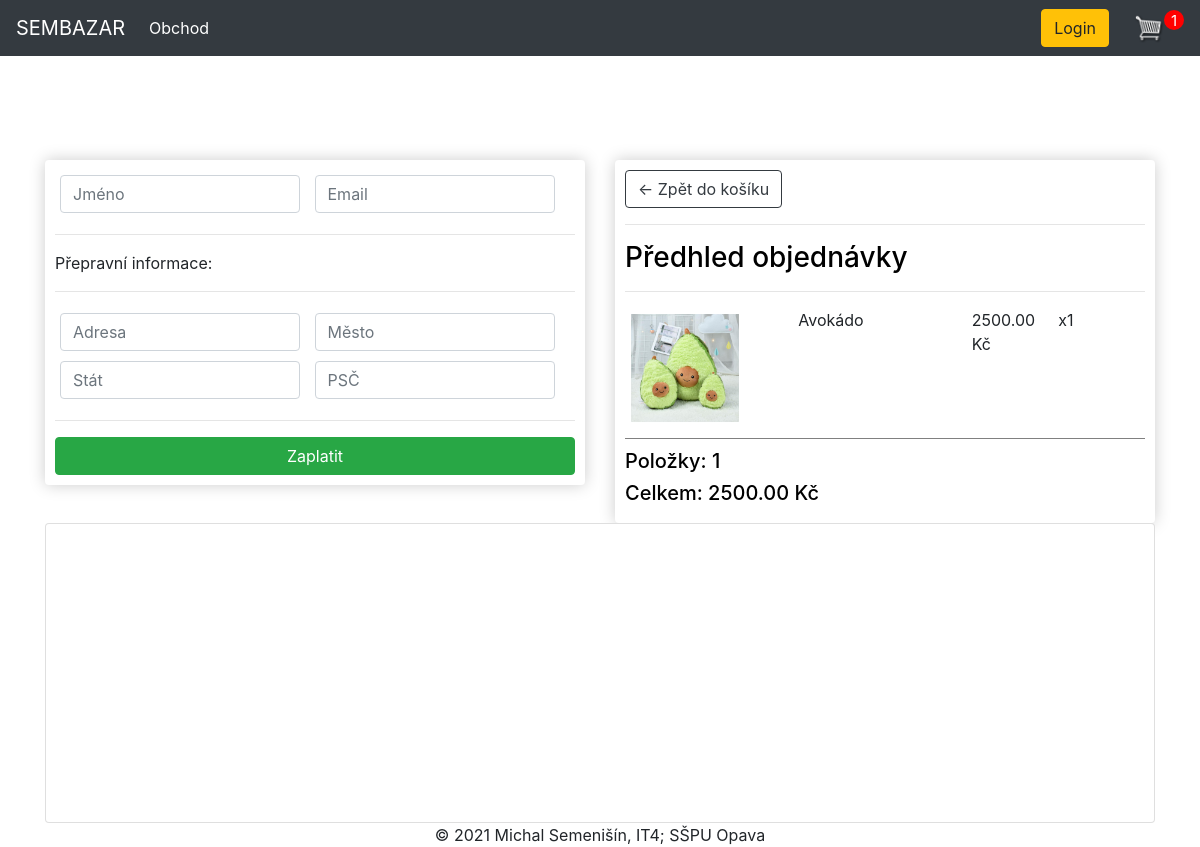
Screenshot of /checkout/ (signed in) with the database file from the repository.
### store/models.py (models this page shows, shortened)
class OrderItem(models.Model):
    product = models.ForeignKey(Product, on_delete=models.SET_NULL, null=True)
    order = models.ForeignKey(Order, on_delete=models.SET_NULL, null=True)
    quantity = models.IntegerField(default=0, null=True, blank=True)
    date_added = models.DateTimeField(auto_now_add=True)
    @property
    def get_total(self):
        total = self.product.price * self.quantity
        return total

class Product(models.Model):
    objects = None
    name = models.CharField(max_length=200)
    price = models.FloatField()
    digital = models.BooleanField(default=False, null=True, blank=True)
    image = models.ImageField(null=True, blank=True)
    @property
    def imageURL(self):
        try:
            url = self.image.url
        except:
            url = ''
        return url

class Order(models.Model):
    objects = None
    customer = models.ForeignKey(Customer, on_delete=models.SET_NULL, null=True, blank=True)
    date_ordered = models.DateTimeField(auto_now_add=True)
    complete = models.BooleanField(default=False)
    transaction_id = models.CharField(max_length=100, null=True)
    @property
    def get_cart_total(self):
        orderitems = self.orderitem_set.all()
        total = sum([item.get_total for item in orderitems])
        return total
    @property
    def get_cart_items(self):
        orderitems = self.orderitem_set.all()
        total = sum([item.quantity for item in orderitems])
        return total

### store/views.py (the view)
# urls.py: path('checkout/', views.checkout, name="checkout"),
def checkout(request):
    if request.user.is_authenticated:
        customer = request.user.customer
        order, created = Order.objects.get_or_create(customer=customer, complete=False)
        items = order.orderitem_set.all()
        cartItems = order.get_cart_items
    else:
        items = []
        order = {'get_cart_total': 0, 'get_cart_items': 0}
        cartItems = order['get_cart_items']
    context = {'items': items, 'order': order, 'cartItems': cartItems}
    return render(request, 'store/checkout.html', context)

### store/templates/store/checkout.html
{% extends 'store/main.html' %}
{% load static %}
{% block content %}
     <div class="row">
		<div class="col-lg-6">
			<div class="box-element" id="form-wrapper">
				<form id="form">
					<div id="user-info">
						<div class="form-field">
							<input required class="form-control" type="text" name="name" placeholder="Jméno">
						</div>
						<div class="form-field">
							<input required class="form-control" type="email" name="email" placeholder="Email">
						</div>
					</div>
					<div id="shipping-info">
						<hr>
						<p>Přepravní informace:</p>
						<hr>
						<div class="form-field">
							<input class="form-control" type="text" name="adresa" placeholder="Adresa">
						</div>
						<div class="form-field">
							<input class="form-control" type="text" name="mesto" placeholder="Město">
						</div>
						<div class="form-field">
							<input class="form-control" type="text" name="stat" placeholder="Stát">
						</div>
						<div class="form-field">
							<input class="form-control" type="text" name="psc" placeholder="PSČ">
						</div>
					</div>
					<hr>
					<input id="form-button" class="btn btn-success btn-block" type="submit" value="Zaplatit">
				</form>
			</div>
			<br>
		</div>
		 <div class="col-lg-6">
			<div class="box-element">
				<a  class="btn btn-outline-dark" href="{% url 'cart' %}">&#x2190; Zpět do košíku</a>
				<hr>
				<h3>Předhled objednávky</h3>
				<hr>
				{% for item in items %}
				<div class="cart-row">
					<div style="flex:2"><img class="row-image" src="{{item.product.imageURL}}"></div>
					<div style="flex:2"><p>{{item.product.name}}</p></div>
					<div style="flex:1"><p>{{item.product.price|floatformat:2}} Kč</p></div>
					<div style="flex:1"><p>x{{item.quantity}}</p></div>
				</div>
				{% endfor %}
				<h5>Položky:   {{order.get_cart_items}}</h5>
				<h5>Celkem:   {{order.get_cart_total|floatformat:2}} Kč</h5>
			</div>
		</div>
	</div>
{% endblock content %}

### static/css/main.css (style rules this page uses)
html { min-height: 100%; }
body { background-color: white; min-height: 100vh; display: flex; flex-direction: column; }
h1,h2,h3,h4,h5,h6 { color: black; }
.box-element { box-shadow:hsl(0, 0%, 80%) 0 0 16px; background-color: #fff; border-radius: 4px; padding: 10px; }
.col-lg-4, .col-lg-6, .col-lg-8, .col-lg-12 { margin-top: 80px; }
.row-image { width: 120px; }
.form-field { width:250px; display: inline-block; padding: 5px; }
.cart-row { display: flex; align-items: flex-stretch; padding-bottom: 10px; margin-bottom: 10px; border-bottom: 1px solid grey; }

### rows the page displays
OrderItem: product.imageURL (picture), product.name "Avokádo", product.price "2500.00", quantity "1"
Order: get_cart_items "1", get_cart_total "2500.00"

### other values shown
{{ cartItems }} "1"
